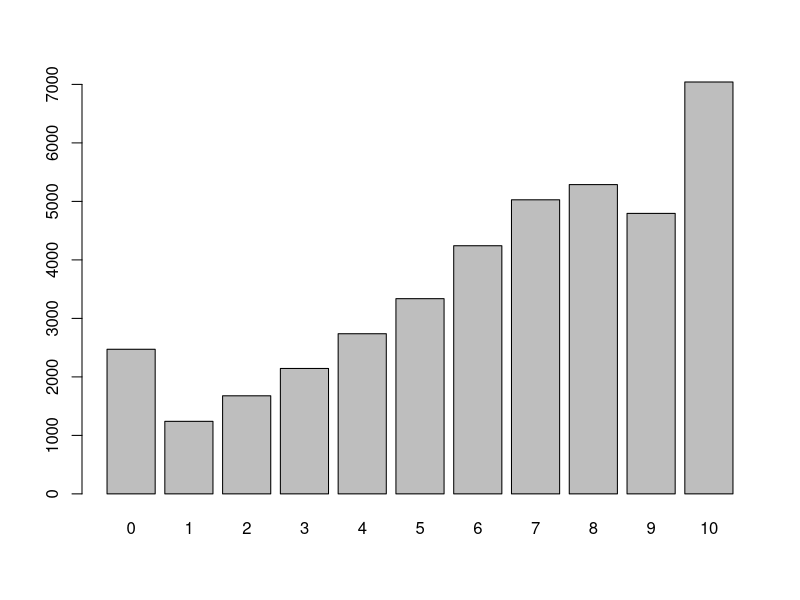
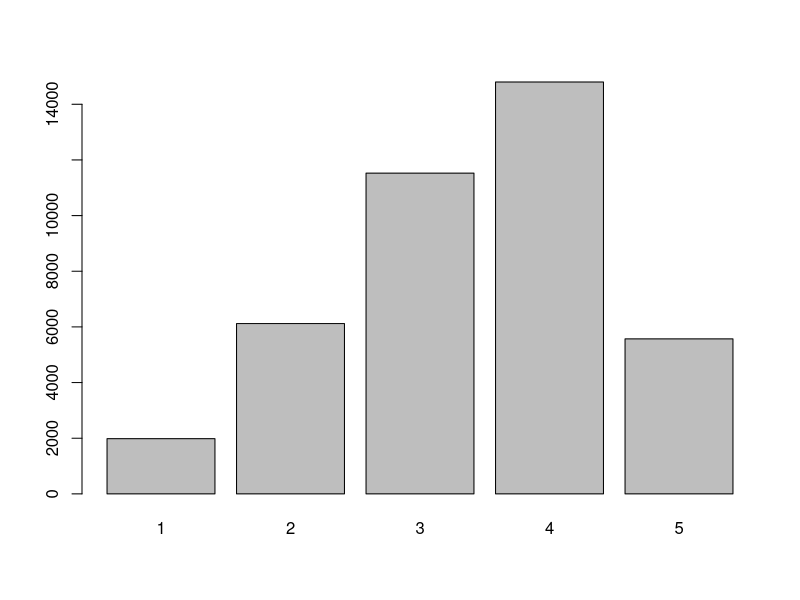

Here is the R script that generated these plots, in order:
## ---- chunk 1
# Data handling
library(dplyr)       # Data manipulation

# Visualization
library(ggplot2)     # General plotting

# Statistical analysis
library(psych)       # Descriptive statistics
library(car)         # VIF and regression diagnostics
## ---- chunk 2

# Set seed for reproducibility
set.seed(1000)

# Define dataset size 
data.n <- 40000  # Large enough to allow subgroup analysis despite unbalanced category probabilities

# Initialize dataframe with IDs
data <- data.frame(id = factor(1:data.n))


# ------ 1. Demographic Information and Contextual Variables

# Simulate age with a log-normal distribution, capped between 15 and 90
data$age <- round(rlnorm(n = data.n, meanlog = log(40), sdlog = log(1.4)))
data$age[data$age > 90] <- 90
data$age[data$age < 15] <- 15

# Simulate gender
data$gender <- factor(sample(c("man", "woman"),
                             prob = c(0.5, 0.5),
                             replace = TRUE, size = data.n))

# Simulate reason for contacting
data$reason <- factor(sample(c("incorrect_item", "delay", "status", "cancellation", "other"),
                             prob = c(0.20, 0.30, 0.20, 0.10, 0.20),
                             replace = TRUE, size = data.n))

# Simulate contact method
data$method <- factor(sample(c("chat", "web_form", "email", "phone"),
                             prob = c(0.40, 0.10, 0.15, 0.35),
                             replace = TRUE, size = data.n))

# Simulate country (two fictional countries for anonymity)
data$country <- factor(sample(c("Drinkland", "Eatland"),
                              prob = c(0.5, 0.5),
                              replace = TRUE, size = data.n))



# ------ 3. Customer Complaints

## Complaints about connection issues
# Base probability of a connection complaint: 10%
prob_connection <- rep(0.10, data.n)
# In Drinkland, probability is doubled
prob_connection[data$country == "Drinkland"] <- prob_connection[data$country == "Drinkland"] * 2
# Ensure probability values remain within [0, 1]
prob_connection [prob_connection > 1] <- 1
prob_connection [prob_connection < 0] <- 0
# Generate binary variable based on probabilities
data$complain.connect <- rbinom(n = data.n, size = 1, prob = prob_connection)
# Check distribution across countries
with(data, prop.table(table(complain.connect, country), margin = 2))


## Complaints about slow response
# Base probability of a slow response complaint: 5%
prob_slow_response <- rep(0.05, data.n)
# Email contacts: 6x higher likelihood
prob_slow_response[data$method == "email"] <- prob_slow_response[data$method == "email"] * 6
# Chat and web_form: 3x higher likelihood
prob_slow_response[data$method %in% c("chat", "web_form")] <- prob_slow_response[data$method %in% c("chat", "web_form")] * 3
# Ensure probability values remain within [0, 1]
prob_slow_response [prob_slow_response > 1] <- 1
prob_slow_response [prob_slow_response < 0] <- 0
# Generate binary variable
data$complain.sp.respond <- rbinom(n = data.n, size = 1, prob = prob_slow_response)
# Check distribution across contact methods
with(data, prop.table(table(complain.sp.respond, method), margin = 2))


## Complaints about slow resolution
# Base probability of a slow resolution complaint: 10%
prob_slow_resolution <- rep(0.10, data.n)
# If contact is via chat and reason is incorrect_item → 5x higher likelihood
is_chat_incorrect <- data$method == "chat" & data$reason == "incorrect_item"
prob_slow_resolution[is_chat_incorrect] <- prob_slow_resolution[is_chat_incorrect] * 5
# Ensure probability values remain within [0, 1]
prob_slow_resolution [prob_slow_resolution > 1] <- 1
prob_slow_resolution [prob_slow_resolution < 0] <- 0
# Generate binary variable
data$complain.sp.solve <- rbinom(n = data.n, size = 1, prob = prob_slow_resolution)
# Check distribution by reason and method
with(data, prop.table(table(complain.sp.solve, reason, method), margin = c(2, 3)))


## Complaints about having to repeat information
# Base probability of a repetition complaint: 2%
prob_repeat_info <- rep(0.02, data.n)
# If contact reason is cancellation → 10x higher likelihood
prob_repeat_info[data$reason == "cancellation"] <- prob_repeat_info[data$reason == "cancellation"] * 10
# Ensure probability values remain within [0, 1]
prob_repeat_info [prob_repeat_info > 1] <- 1
prob_repeat_info [prob_repeat_info < 0] <- 0
# Generate binary variable
data$complain.repeat <- rbinom(n = data.n, size = 1, prob = prob_repeat_info)
# Check distribution across contact reasons
with(data, prop.table(table(complain.repeat, reason), margin = 2))


## Other types of complaints (uniform distribution)
# Constant probability of 20% for other unspecified complaints
data$complain.other <- rbinom(n = data.n, size = 1, prob = 0.20)
# Check distribution
with(data, prop.table(table(complain.other)))


# ------ 3. NPS scores

# Simulate base NPS scores assuming no complaints (mean = 9, sd = 2)
data$nps.score <- rnorm(data.n, mean = 9, sd = 2)

# Apply fixed penalties based on complaints
# -3 for connection issues
# -4 for slow response
# -6 for slow resolution
# -2 for repeated information
# -1 for other complaints
data$nps.score <- data$nps.score -
  3 * data$complain.connect -
  4 * data$complain.sp.respond -
  6 * data$complain.sp.solve -
  2 * data$complain.repeat -
  1 * data$complain.other 

# Ensure scores stay within the 0–10 range
data$nps.score[data$nps.score < 0] <- 0
data$nps.score[data$nps.score > 10] <- 10 

# Convert to integer values (using floor)
data$nps.score <- floor(data$nps.score)

# Add placeholder for open-text comments
data$open.comment <- rep("bla bla", data.n)

# Visualize score distribution
barplot(table(data$nps.score))
with(data, prop.table(table(data$nps.score)))

## Create NPS segments based on score values

data$nps.segment <- rep(NA_character_, data.n) # Initialize empty character variable

data$nps.segment[data$nps.score <= 6] <- "detractor" 
data$nps.segment[data$nps.score > 6 & data$nps.score < 9] <- "passive"
data$nps.segment[data$nps.score >= 9] <- "promoter" # Assign segment based on score range

data$nps.segment <- factor(data$nps.segment, levels = c("detractor", "passive", "promoter")) # Convert to factor

# Step 4: Check distribution across NPS segments
with(data, prop.table(table(nps.segment)))


#------ Satisfaction scores (1 to 5 scale)

# Generate satisfaction scores based on NPS
# We use a normal distribution centered at 3, with some variability (sd = 0.5)
# and add a scaled component based on NPS to simulate a positive relationship.
data$satisfaction <- floor(
  rnorm(data.n, mean = 3, sd = 0.5) + 
  0.9 * (1 + as.numeric(scale(data$nps.score)))
)

# Ensure scores stay within the 1–5 range
data$satisfaction[data$satisfaction < 1] <- 1
data$satisfaction[data$satisfaction > 5] <- 5

# Visualize the distribution
barplot(table(data$satisfaction))
with(data, prop.table(table(satisfaction)))

# Check correlation with NPS scores (Spearman method)
with(data, cor(nps.score, satisfaction, method = "spearman"))

# Set satisfaction to missing for Drinkland
data$satisfaction[data$country == "Drinkland"] <- NA_real_

# Set satisfaction to missing for email and web_form contacts
data$satisfaction[data$method %in% c("email", "web_form")] <- NA_real_

# Introduce 10% additional random missingness among remaining valid values
na_randomizer <- sample(
  c(0, 1),
  size = sum(!is.na(data$satisfaction)),
  replace = TRUE,
  prob = c(0.1, 0.9)
) # Create a random vector (0 = missing, 1 = keep) for non-NA entries
data$satisfaction[which(!is.na(data$satisfaction))[na_randomizer == 0]] <- NA_real_ # Apply randomizer
with(data, prop.table(table(is.na(satisfaction), method, country), margin = 2:3)) # Check final distribution


## ---- chunk 3
# Optional: Examine the distribution of our current data across the key factors.
with(data, table(method, reason, country))



#  --- Define a Function to perform stratified sampling ---
# This function takes the desired number of samples per group (my.n),
# the original dataset (my.data), and the names of the three factor columns
# (my.factor1, my.factor2, my.factor3) as character strings.

f.sample.3f <- function(my.n, my.data, my.factor1, my.factor2, my.factor3){
  
  # Input validation: Ensure factor names are passed as character strings.
  if (!is.character(my.factor1) || !is.character(my.factor2) || !is.character(my.factor3)) {
    stop("The factors have to be character chains, with names within quotation marks.")
  }
  
  # Initialize an empty list to store the sampled subsets from each stratum.
  results <- list() 
  
  # Initialize a counter for indexing elements in the 'results' list.
  k <- 1 
  
  # Iterate through each unique level of the first factor.
  for (i in unique(my.data[[my.factor1]])){
    # Within each level of the first factor, iterate through unique levels of the second factor.
    for(j in unique(my.data[[my.factor2]])){
      # Within each combination of the first two factors, iterate through unique levels of the third factor.
      for (q in unique (my.data[[my.factor3]])){
        
        # Filter the original dataframe to get the subset of data
        current.subset <- my.data[my.data[[my.factor1]] == i & 
                                  my.data[[my.factor2]] == j & 
                                  my.data[[my.factor3]] == q, ]
          
        # Get the number of rows (cases) in the current subset.
        current_rows <- nrow(current.subset)
          
        # Sampling logic based on the size of the current group:
        if(current_rows == 0){
          # If the group has no cases, issue an informative warning and go to the next loop
          warning(paste0("The group (", my.factor1, "=", i, ", ", my.factor2, "=", j, ", ", 
                         my.factor3, "=", q, ") has no cases."))
          next 
        } else if (current_rows >= my.n){
          # If the group has  equal to or greater cases than the desired n, we take a random sample:
          current.subset <- current.subset[sample(current_rows, my.n), ]
        } else if (current_rows < my.n) {
          # If the group has fewer cases than desired n, include all available cases, with a warning.
          warning(paste0("The group (", my.factor1, "=", i, ", ", my.factor2, "=", j, ", ", 
                         my.factor3, "=", q, ") has less cases than the expected n. All available cases will be included."))
        }
          
        # Add the processed subset (either sampled or full) to our list of results.
        results[[k]] <- current.subset
        # Increment the counter for the next element in the list.
        k <- k+1
          
      } # End of the third factor (q) loop
    } # End of the second factor (j) loop
  } # End of the first factor (i) loop

  # Final check: If the 'results' list is empty after all loops,
  # it means no groups could be sampled (e.g., all were empty).
  # In this case, return an empty dataframe.
  if (length(results) == 0) {
    message("No groups met the sampling criteria or all groups were empty. Returning an empty data frame.")
    return(data.frame())
  }
  
  # Combine all dataframes from the 'results' list into a single dataframe.
  # do.call(rbind, ...) is an efficient way to achieve this.
  sample.df <- do.call(rbind, results)
  
  # Return the final sampled dataframe.
  return(sample.df)
}


# --- Execute the Sampling Function ---

data.complaints <- f.sample.3f(
  my.n = 100,             # Desired number of cases per stratum
  my.data = data,         # Your input dataframe
  my.factor1 = "method",  # Column name for the first factor (as a character string)
  my.factor2 = "reason",  # Column name for the second factor (as a character string)
  my.factor3 = "country"  # Column name for the third factor (as a character string)
)


# Optional: examine the distribution of our sample across the key factors.
with(data.complaints, table(method, reason, country))
summary(data.complaints)

